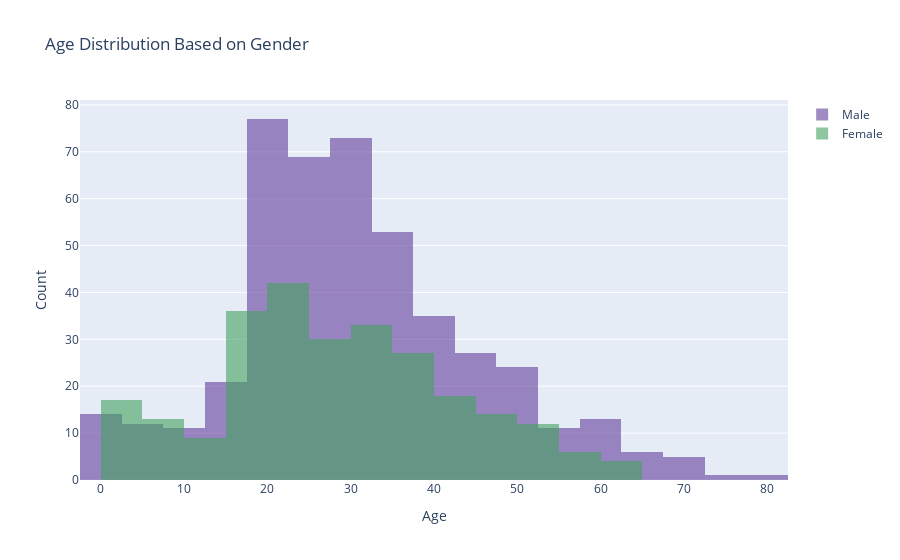

This figure's notebook cell:
### Code cell
trace1 = go.Histogram(
    x=male_age_df,
    opacity=0.75,
    name = "Male",
    marker=dict(color='rgba(99, 62, 156, 0.8)'))

trace2 = go.Histogram(
    x=female_age_df,
    opacity=0.75,
    name = "Female",
    marker=dict(color='rgba(67, 162, 96, 0.8)'))

data = [trace1,trace2]
layout = go.Layout(barmode='overlay',
                   title='Age Distribution Based on Gender',
                   xaxis=dict(title='Age'),
                   yaxis=dict( title='Count'),
)
fig = go.Figure(data=data, layout=layout)

fig.show()

### Figure 1 — Plotly figure (JSON) as saved in the notebook; plotly's stock layout.template omitted (floating-point values rounded to 4 significant figures; data arrays with more than 128 entries replaced by an {"elided": "..."} marker saying what was removed)
{"data": [{"marker": {"color": "rgba(99, 62, 156, 0.8)"}, "name": "Male", "opacity": 0.75, "type": "histogram", "x": {"elided": "577 float values"}}, {"marker": {"color": "rgba(67, 162, 96, 0.8)"}, "name": "Female", "opacity": 0.75, "type": "histogram", "x": {"elided": "314 float values"}}], "layout": {"barmode": "overlay", "title": {"text": "Age Distribution Based on Gender"}, "xaxis": {"title": {"text": "Age"}}, "yaxis": {"title": {"text": "Count"}}}}
